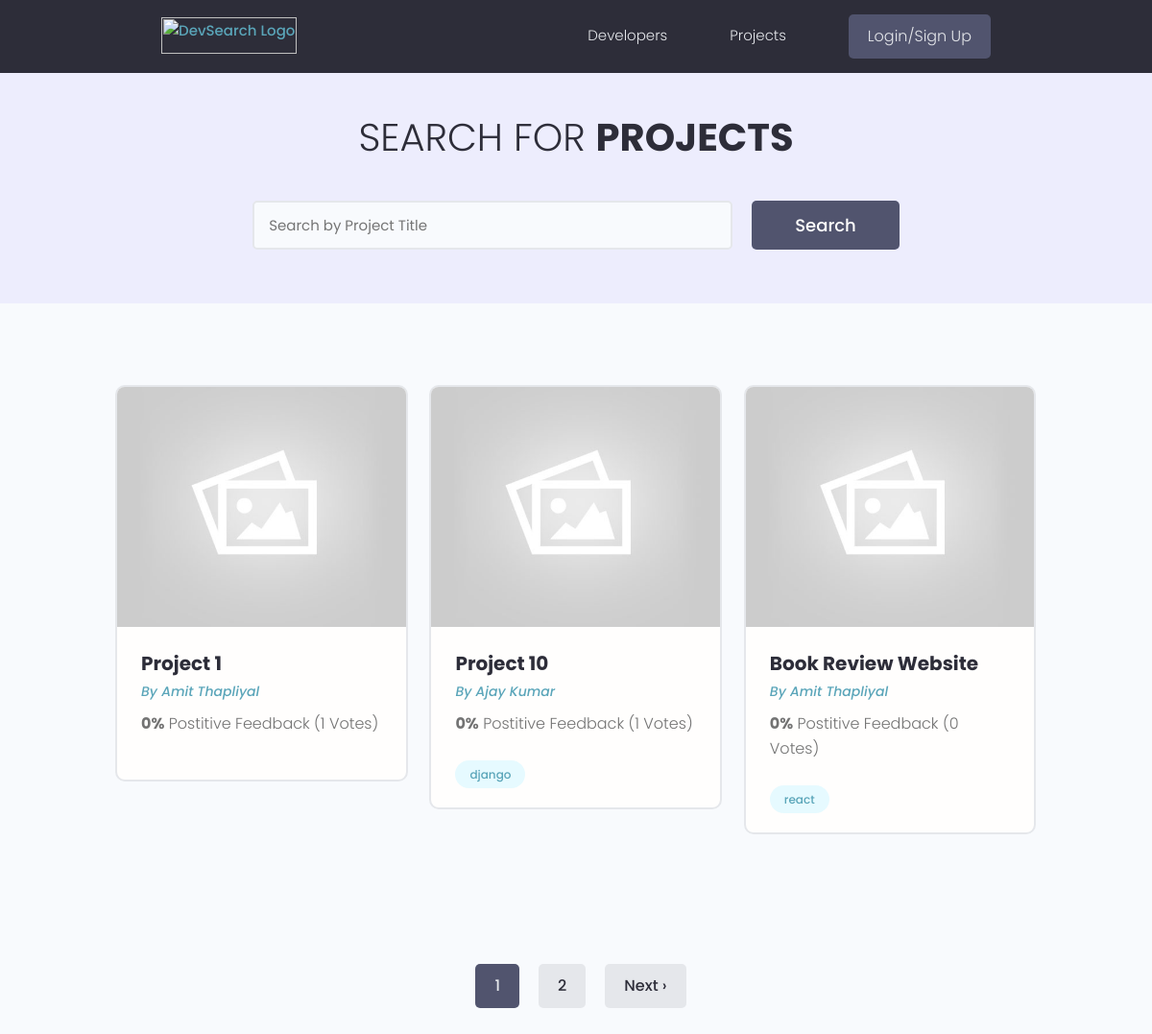
/projects/, run on the app's committed database.
### projects/models.py (models this page shows, shortened)
class Project(models.Model):
    owner = models.ForeignKey(Profile, null=True,blank=True, on_delete=models.CASCADE)
    project_uuid = models.UUIDField(default=uuid.uuid4,unique=True,primary_key=True,editable=False)
    title = models.CharField(max_length=500)
    description = models.TextField(null=True,blank=True)
    project_image = models.ImageField(null=True,blank=True,default='default.jpg')
    demo_link = models.CharField( max_length=1000,null=True,blank=True)
    source_link = models.CharField( max_length=1000,null=True,blank=True)
    tags = models.ManyToManyField('Tag', blank=True) # the quotes required as tag is defined below
    vote_total = models.IntegerField(default=0,null=True,blank=True)
    created = models.DateTimeField(auto_now_add=True)
    class Meta:
        ordering = ['-vote_total','title']

class Tag(models.Model):
    tag_uuid = models.UUIDField(default=uuid.uuid4,unique=True,primary_key=True,editable=False)
    name = models.CharField(max_length=1000)
    created = models.DateTimeField(auto_now_add=True)
    def __str__(self):
        return self.name

### users/models.py (models this page shows, shortened)
class Profile(models.Model):
    user = models.OneToOneField(User, on_delete=models.CASCADE,null=True,blank=True)
    name = models.CharField( max_length=500,blank=True,null=True)
    email = models.EmailField(max_length=500,blank=True,null=True)
    username = models.CharField( max_length=500,blank=True,null=True)
    location = models.CharField( max_length=500,blank=True,null=True)
    short_intro = models.CharField(max_length=200,blank=True,null=True)
    bio = models.TextField(blank=True,null=True)
    profile_image = models.ImageField(null=True,blank=True,upload_to='profiles/',default='profiles/user-default.png')
    social_github = models.CharField( max_length=500,blank=True,null=True)
    social_twitter = models.CharField( max_length=500,blank=True,null=True)
    social_linkedin = models.CharField( max_length=500,blank=True,null=True)
    other_socials = models.CharField( max_length=500,blank=True,null=True)
    profile_uuid = models.UUIDField(default=uuid.uuid4,unique=True,primary_key=True,editable=False)

### projects/views.py (the view)
# urls.py: path('projects/',include('projects.urls')),
def projects(request):
    projects,search_query = searchProject(request)
    custom_range,projects = paginateProjects(request,projects,6)
    context= {'projects':projects,'search_query':search_query,'custom_range':custom_range}
    return render(request,'projects.html',context)

### projects/utils.py (called while the page is built)
def paginateProjects(request,projects,results):
    page = request.GET.get('page')
    results = 3 # 3 results per page
    paginator = Paginator(projects,results)
    try: # if page number is there then go to that page
        projects = paginator.page(page)
    except PageNotAnInteger: # if not then render page 1 projects
        page = 1
        projects = paginator.page(page)
    except EmptyPage:
        page = paginator.num_pages # get last page
        projects = paginator.page(page)
    leftIndex = (int(page)-1)
    if leftIndex<1:
        leftIndex =  1
    rightIndex = (int(page)+2)
    if rightIndex > paginator.num_pages:
        rightIndex = paginator.num_pages+1
    custom_range = range(leftIndex,rightIndex)
    return custom_range,projects

def searchProject(request):
    search_query = ''
    if request.GET.get('search_query'):
        search_query = request.GET.get('search_query')
    tags = Tag.objects.filter(name__icontains=search_query)
    projects = Project.objects.distinct().filter(Q(title__icontains=search_query)|Q(description__icontains=search_query)|Q(owner__name__icontains=search_query)|Q(tags__in=tags))
    return projects,search_query

### templates/projects.html (shortened to what this page needs)
{% extends 'main.html' %} {% block content %}
<main class="projects">
  <section class="hero-section text-center">
    <div class="container container--narrow">
      <div class="hero-section__box">
        <h2>Search for <span>Projects</span></h2>
      </div>
      <div class="hero-section__search">
        <form
          id="searchForm"
          class="form"
          action="{% url 'projects' %}"
          method="get"
        >
          <div class="form__field">
            <input
              class="input input--text"
              id="formInput#search"
              type="text"
              name="search_query"
              value="{{search_query}}"
              placeholder="Search by Project Title"
            />
          </div>
          <input class="btn btn--sub btn--lg" type="submit" value="Search" />
        </form>
      </div>
    </div>
  </section>
  <section class="projectsList">
    <div class="container">
      <div class="grid grid--three">
        {% for project in projects %}
        <div class="column">
          <div class="card project">
            <a href="{% url 'project' project.project_uuid %}" class="project">
              <img
                class="project__thumbnail"
                src="{{project.project_image.url }}"
                alt="project thumbnail"
              />
              <div class="card__body">
                <h3 class="project__title">{{project.title}}</h3>
                <p>
                  <a
                    class="project__author"
                    href="{% url 'user-profile' project.owner.profile_uuid %}"
                    >By {{project.owner.name}}</a
                  >
                </p>
                <p class="project--rating">
                  <span style="font-weight: bold">0%</span> Postitive Feedback
                  ({{project.vote_total}} Votes)
                </p>
                <div class="project__tags">
                  {% for tag in project.tags.all %}
                  <span class="tag tag--pill tag--main">
                    <small>{{tag}}</small>
                  </span>
                  {% endfor %}
                </div>
              </div>
            </a>
          </div>
        </div>
        {% endfor %}
      </div>
    </div>
  </section>
  {% with queryset=projects custom_range=custom_range %} <br />
  {% include 'pagination.html' %} {% endwith %}
</main>
{% endblock content %}

### templates/main.html (shortened to what this page needs)
{% load static %}
<html>
  <head>
    <link
      rel="stylesheet"
      href="https://cdn.iconmonstr.com/1.3.0/css/iconmonstr-iconic-font.min.css"
    />
    <link
      rel="stylesheet"
      href="https://cdnjs.cloudflare.com/ajax/libs/font-awesome/6.4.0/css/all.min.css"
    />
    <link rel="stylesheet" href="{% static 'uikit/styles/uikit.css' %}" />
    <link rel="stylesheet" href="{% static 'styles/app.css' %}" />
  </head>
  <body>
    {% include 'navbar.html' %}  {% block content %} {% endblock content %}
  </body>
</html>

### templates/navbar.html (shortened to what this page needs)
{% load static %}
<header class="header">
  <div class="container container--narrow">
    <a href="/" class="header__logo">
      <img src="images/logo.svg" alt="DevSearch Logo" />
    </a>
    <nav class="header__nav">
      <ul class="header__menu">
        <li class="header__menuItem">
          <a href="{% url 'profiles' %}">Developers</a>
        </li>
        <li class="header__menuItem">
          <a href="{% url 'projects' %}">Projects</a>
        </li>
        {% if request.user.is_authenticated %}
        <li class="header__menuItem"><a href="{% url 'inbox' %}">Inbox</a></li>
        <li class="header__menuItem">
          <a href="{% url 'user-account' %}">Account</a>
        </li>
        <li class="header__menuItem">
          <a href="{% url 'create-project' %}">Add Project</a>
        </li>
        <li class="header__menuItem">
          <a href="{% url 'logout' %}" class="btn btn--sub">Logout</a>
        </li>
        {% else %}
        <li class="header__menuItem">
          <a href="{% url 'login' %}" class="btn btn--sub">Login/Sign Up</a>
        </li>
        {% endif %}
      </ul>
    </nav>
  </div>
</header>

### templates/pagination.html (shortened to what this page needs)
{% if queryset.has_other_pages %}
<div class="pagination">
  <ul class="container">
    <br />
    {% for page in custom_range %}
    <br />
    {% if page == queryset.number %}
    <li>
      <a
        href="?page={{page}}"
        class="btn page-link btn--sub"
        data-page="{{page}}"
        >{{page}}</a
      >
    </li>
    {% else %}
    <li>
      <a href="?page={{page}}" class="btn page-link" data-page="{{page}}"
        >{{page}}</a
      >
    </li>
    {% endif %} {% endfor %}
    <br />
    {% if queryset.has_next %}
    <li>
      <a
        href="?page={{queryset.next_page_number}}"
        class="btn page-link"
        data-page="{{queryset.next_page_number}}"
        >Next &#x203A;
      </a>
    </li>
    {% endif %}
  </ul>
</div>
{% endif %}

### static/styles/app.css (style rules this page uses)
:root { --color-sub: #2d2d39; }
.btn--sub { background-color: var(--color-sub-light); }
.card { border: 2px solid var(--color-light); }
img { width: 100%; }
.header { position: sticky; z-index: 111; background-color: var(--color-sub); padding: 1.5rem 0; }
.header > .container { display: flex; justify-content: space-between; align-items: center; }
.header__logo > img { height: 3.8rem; }
.header__nav > ul { display: inline-flex; align-items: center; list-style: none; gap: 6.5rem; }
.header__menuItem > a { color: var(--color-light); font-weight: 300; }
.hero-section { height: 40vh; display: flex; align-items: center; background-color: var(--color-sub); }
.hero-section__box { margin-bottom: 4rem; }
.hero-section__box > h2, .hero-section__box > h2 > span { font-size: 4rem; color: var(--color-light); line-height: 1.3; text-transform: uppercase; }
.hero-section__box > h2 { font-weight: 300; }
.hero-section__box > h2 > span { font-weight: 700; }
.hero-section__search > .form { display: flex; align-items: center; justify-content: center; gap: 2rem; }
.hero-section__search > .form input.input--text { width: 50rem; }
.pagination { margin-top: 8rem; margin-bottom: 10rem; }
.pagination > ul { flex-wrap: wrap; list-style: none; display: flex; align-items: center; justify-content: center; gap: 1rem; }
.pagination .btn { color: var(--color-sub); }
.pagination .btn.btn--sub { color: var(--color-light); }
.project__author { font-size: 1.4rem; font-style: italic; }
.project--rating { margin-bottom: 1.6em; margin-top: .5em; }
.projects > .hero-section { background: var(--color-sub-lighter); height: 30vh; }
.projects .hero-section__box { margin-bottom: 2.5rem; }
.projects .hero-section__box > h2 { color: var(--color-sub); }
.projects .hero-section__box > h2 > span { font-weight: 700; color: var(--color-sub); }
.projectsList { margin-top: 8rem; }
.project__thumbnail { height: 25rem; object-fit: cover; object-position: top center; }
.project__title { font-size: 2rem; font-weight: 700; color: var(--color-sub); }

### static/uikit/styles/modules/_variables.css (style rules this page uses)
:root { --color-main: #5aa5b9; --color-main-light: #e6faff; --color-sub: #3f4156; --color-sub-light: #51546e; --color-sub-lighter: #ededfd; --color-text: #737373; --color-gray: #8b8b8b; --color-light: #e5e7eb; --color-light-gray: #767676; --color-bg: #f8fafd; --color-white: #fffefd; --color-white-light: #f3f3f3; --color-success: #359e64; --color-success-bg: #def8e8; --color-error: #fc4b0b; --color-error-bg: #fff2ee; --font-base: 'Poppins', arial, helvetica, 'Segoe UI', roboto, ubuntu, sans-serif; --font-monospace: 'Fira Code', 'Courier New', courier, monospace; --font-regular: 300; --font-medium: 500; --font-bold: 700; --generic-shadow: 1px 1px 5px #00000010; --generic-transition: all 0.3s ease-in-out; }

### static/uikit/styles/modules/_base.css (style rules this page uses)
* { margin: 0; padding: 0; box-sizing: border-box; text-rendering: optimizeLegibility; color: inherit; font-size: inherit; }
html { font-size: 50%; }
@media only screen and (min-width: 480px) { html { font-size: 56.25%; } }
@media only screen and (min-width: 1200px) { html { font-size: 62.5%; } }
body { line-height: 1.6; font-weight: 400; font-size: 1.5rem; color: var(--color-text); background-color: var(--color-bg); min-height: 100vh; }

### static/uikit/styles/modules/_typography.css (style rules this page uses)
* { font-family: var(--font-base); }
h2 { font-size: 3.6rem; font-weight: var(--font-bold); }
h3 { font-size: 3.2rem; font-weight: var(--font-medium); }
p, span, strong { font-size: 1.6rem; color: var(--color-text); font-weight: var(--font-regular); }
a { padding-bottom: 2px; text-decoration: none; display: inline-block; color: var(--color-main); font-weight: var(--font-medium); }

### static/uikit/styles/modules/_utilities.css (style rules this page uses)
.container { width: 92%; max-width: 165rem; margin: 0 auto; box-sizing: border-box; }
.container--narrow { width: 92%; max-width: 120rem; }
@media screen and (min-width: 1000px) { .container { width: 90%; } }
@media screen and (min-width: 1000px) { .container--narrow { width: 85%; } }
@media screen and (min-width: 1200px) { .container { width: 80%; } }
@media screen and (min-width: 1200px) { .container--narrow { width: 72%; } }
.text-center { text-align: center; }

### static/uikit/styles/modules/_card.css (style rules this page uses)
.card { border-radius: 1rem; background-color: var(--color-white); border: 1.5px solid var(--color-light); width: auto; height: auto; margin-top: 0.5rem; margin-bottom: 0.5rem; overflow: hidden; }
.card__body, .card__header { padding: 2rem 2.5rem; }

### data on the page
Project: project_image (placeholder picture), title "Project 1", owner.name "Amit Thapliyal", vote_total "1"
Project: project_image (placeholder picture), title "Project 10", owner.name "Ajay Kumar", vote_total "1"
Tag: name "django"
Project: project_image (placeholder picture), title "Book Review Website", owner.name "Amit Thapliyal", vote_total "0"
Tag: name "react"

### other printed values
{{ page }} "1"
{{ page }} "2"
